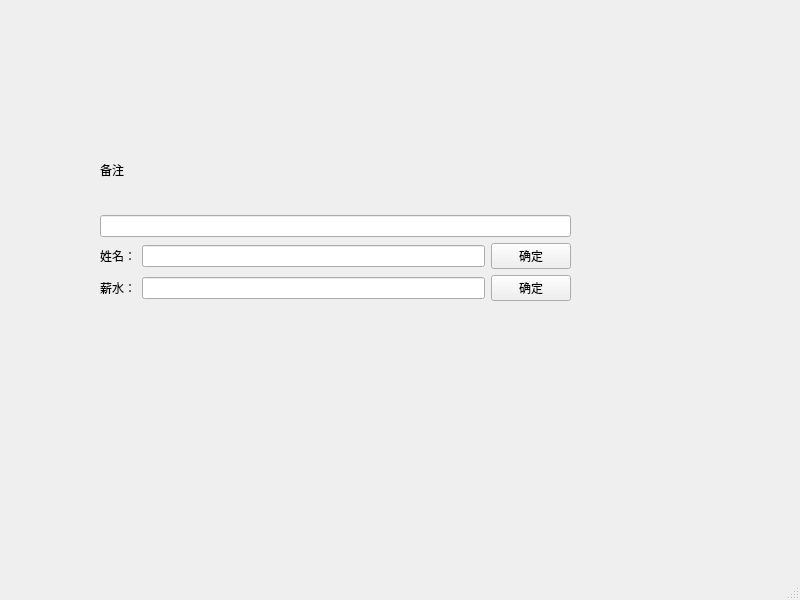
<?xml version="1.0" encoding="UTF-8"?>
<ui version="4.0">
 <class>MainWindow</class>
 <widget class="QMainWindow" name="MainWindow">
  <property name="geometry">
   <rect>
    <x>0</x>
    <y>0</y>
    <width>800</width>
    <height>600</height>
   </rect>
  </property>
  <property name="windowTitle">
   <string>MainWindow</string>
  </property>
  <widget class="QWidget" name="centralwidget">
   <widget class="QWidget" name="">
    <property name="geometry">
     <rect>
      <x>100</x>
      <y>130</y>
      <width>471</width>
      <height>171</height>
     </rect>
    </property>
    <layout class="QVBoxLayout" name="verticalLayout">
     <item>
      <widget class="QLabel" name="label">
       <property name="text">
        <string>备注</string>
       </property>
      </widget>
     </item>
     <item>
      <widget class="QLineEdit" name="lineEdit"/>
     </item>
     <item>
      <layout class="QHBoxLayout" name="horizontalLayout">
       <item>
        <widget class="QLabel" name="label_2">
         <property name="text">
          <string>姓名：</string>
         </property>
        </widget>
       </item>
       <item>
        <widget class="QLineEdit" name="lineEdit_2"/>
       </item>
       <item>
        <widget class="QPushButton" name="pushButton">
         <property name="text">
          <string>确定</string>
         </property>
        </widget>
       </item>
      </layout>
     </item>
     <item>
      <layout class="QHBoxLayout" name="horizontalLayout_2">
       <item>
        <widget class="QLabel" name="label_3">
         <property name="text">
          <string>薪水：</string>
         </property>
        </widget>
       </item>
       <item>
        <widget class="QLineEdit" name="lineEdit_3"/>
       </item>
       <item>
        <widget class="QPushButton" name="pushButton_2">
         <property name="text">
          <string>确定</string>
         </property>
        </widget>
       </item>
      </layout>
     </item>
    </layout>
   </widget>
  </widget>
  <widget class="QMenuBar" name="menubar">
   <property name="geometry">
    <rect>
     <x>0</x>
     <y>0</y>
     <width>800</width>
     <height>26</height>
    </rect>
   </property>
  </widget>
  <widget class="QStatusBar" name="statusbar"/>
 </widget>
 <resources/>
 <connections/>
</ui>
